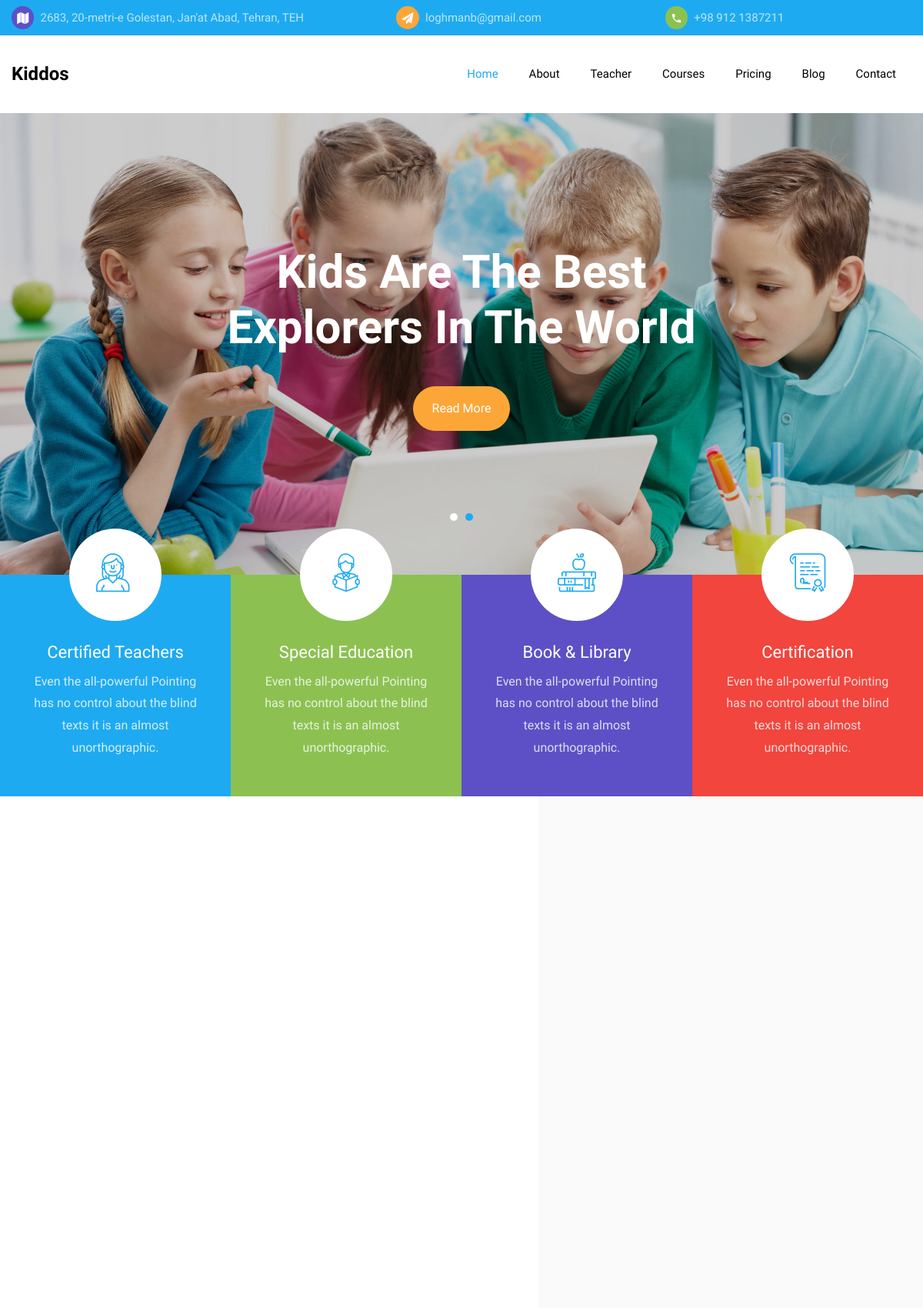
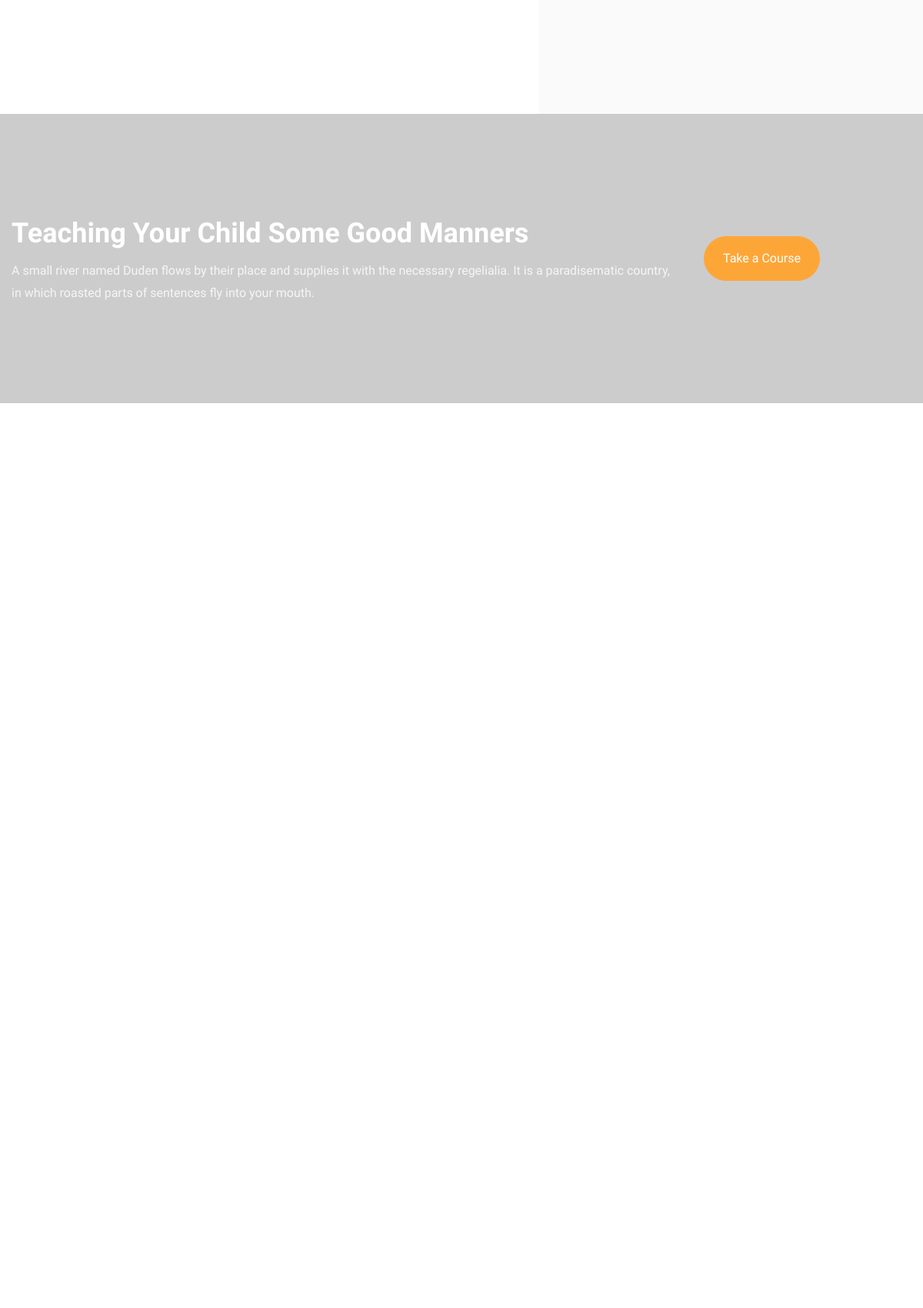
The page / (upper part) on the database its author committed (2 pictures, top to bottom).
### pages/models.py (models this page shows, shortened)
class Setting(models.Model):
    class Meta:
        db_table = 'kiddos_settings'
    name = models.CharField('Name', primary_key=True,
                            max_length=50, blank=False, null=False)
    value = models.TextField('Value', blank=True, null=True)

### pages/views.py (the view)
# urls.py: path('', views.index, name='index'),
def index(request):
    endorsements = models.Endorsement.objects.filter(is_published=True)
    recent_blog_posts = models.BlogPost.objects.filter(
        is_published=True).order_by('-create_date')[:3]
    courses = models.Course.objects.filter(active=True)[:4]
    teachers = models.Teacher.objects.filter(publish_on_index=True)
    pricing_plans = models.PricingPlan.objects.all()
    gallery = models.Gallery.objects.filter(is_published=True
                                            ).order_by('-create_date')
    return render(request, 'pages/index.html', {
        'endorsements': endorsements,
        'recent_blog_posts': recent_blog_posts,
        'courses': courses,
        'teachers': teachers,
        'pricing_plans': pricing_plans,
        'gallery': gallery,
    })

### pages/models.py (called while the page is built)
    def __str__(self):
        return self.name

### pages/views.py (called while the page is built)
def render(request, template, data=None):
    if data is None:
        data = {}
    data.update(services.get_website_settings())
    return _render(request, template, data)

### templates/pages/index.html (shortened to what this page needs)
{% extends 'base.html' %}
{% load static %}
{% load humanize %}
{% block content %}
<section class="home-slider owl-carousel">
  <div class="slider-item" style="background-image: url('{% static 'images/bg_1.jpg' %}')">
    <div class="overlay"></div>
    <div class="container">
      <div class="row no-gutters slider-text align-items-center justify-content-center" data-scrollax-parent="true">
        <div class="col-md-8 text-center ftco-animate">
          <h1 class="mb-4">
            Kids Are The Best <span>Explorers In The World</span>
          </h1>
          <p>
            <a href="#" class="btn btn-secondary px-4 py-3 mt-3">Read More</a>
          </p>
        </div>
      </div>
    </div>
  </div>
</section>
<section class="ftco-services ftco-no-pb">
  <div class="container-wrap">
    <div class="row no-gutters">
      <div class="col-md-3 d-flex services align-self-stretch pb-4 px-4 ftco-animate bg-primary">
        <div class="media block-6 d-block text-center">
          <div class="icon d-flex justify-content-center align-items-center">
            <span class="flaticon-teacher"></span>
          </div>
          <div class="media-body p-2 mt-3">
            <h3 class="heading">Certified Teachers</h3>
            <p>{{ settings_certified_teacher_text }}</p>
          </div>
        </div>
      </div>
      <div class="col-md-3 d-flex services align-self-stretch pb-4 px-4 ftco-animate bg-tertiary">
        <div class="media block-6 d-block text-center">
          <div class="icon d-flex justify-content-center align-items-center">
            <span class="flaticon-reading"></span>
          </div>
          <div class="media-body p-2 mt-3">
            <h3 class="heading">Special Education</h3>
            <p>{{ settings_special_education_text }}</p>
          </div>
        </div>
      </div>
      <div class="col-md-3 d-flex services align-self-stretch pb-4 px-4 ftco-animate bg-fifth">
        <div class="media block-6 d-block text-center">
          <div class="icon d-flex justify-content-center align-items-center">
            <span class="flaticon-books"></span>
          </div>
          <div class="media-body p-2 mt-3">
            <h3 class="heading">Book &amp; Library</h3>
            <p>{{ settings_book_library_text }}</p>
          </div>
        </div>
      </div>
      <div class="col-md-3 d-flex services align-self-stretch pb-4 px-4 ftco-animate bg-quarternary">
        <div class="media block-6 d-block text-center">
          <div class="icon d-flex justify-content-center align-items-center">
            <span class="flaticon-diploma"></span>
          </div>
          <div class="media-body p-2 mt-3">
            <h3 class="heading">Certification</h3>
            <p>{{ settings_certification_text }}</p>
          </div>
        </div>
      </div>
    </div>
  </div>
</section>
<section class="ftco-section ftco-no-pt ftc-no-pb">
  <div class="container">
    <div class="row">
      <div class="col-md-5 order-md-last wrap-about py-5 wrap-about bg-light">
      </div>
    </div>
  </div>
</section>
<section class="ftco-intro" style="background-image: url('{% static 'images/bg_3.jpg' %}')"
  data-stellar-background-ratio="0.5">
  <div class="overlay"></div>
  <div class="container">
    <div class="row">
      <div class="col-md-9">
        <h2>Teaching Your Child Some Good Manners</h2>
        <p class="mb-0">{{ settings_teaching_your_child }}</p>
      </div>
      <div class="col-md-3 d-flex align-items-center">
        <p class="mb-0">
          <a href="{% url 'courses' %}" class="btn btn-secondary px-4 py-3">Take a Course</a>
        </p>
      </div>
    </div>
  </div>
</section>
{% if teachers %}
<section class="ftco-section ftco-no-pb">
  <div class="container">
    <div class="row justify-content-center mb-5 pb-2">
    </div>
    <div class="row">
    </div>
  </div>
</section>
{% endif %} {% if courses %}
<section class="ftco-section">
  <div class="container">
    <div class="row justify-content-center mb-5 pb-2">
    </div>
    <div class="row">
    </div>
  </div>
</section>
{% endif %}
 {% endblock %}

### templates/partials/_topbar.html
<div class="py-2 bg-primary">
    <div class="container">
        <div class="row no-gutters d-flex align-items-start align-items-center px-3 px-md-0">
            <div class="col-lg-12 d-block">
                <div class="row d-flex">
                    <div class="col-md-5 pr-4 d-flex topper align-items-center">
                        <div class="icon bg-fifth mr-2 d-flex justify-content-center align-items-center"><span
                                class="icon-map"></span></div>
                        <span class="text">{{ settings_address }}</span>
                    </div>
                    <div class="col-md pr-4 d-flex topper align-items-center">
                        <div class="icon bg-secondary mr-2 d-flex justify-content-center align-items-center"><span
                                class="icon-paper-plane"></span></div>
                        <a href="mailto:{{ settings_email }}"><span class="text">{{ settings_email }}</span></a>
                    </div>
                    <div class="col-md pr-4 d-flex topper align-items-center">
                        <div class="icon bg-tertiary mr-2 d-flex justify-content-center align-items-center"><span
                                class="icon-phone2"></span></div>
                        <span class="text">{{ settings_phone_no }}</span>
                    </div>
                </div>
            </div>
        </div>
    </div>
</div>

### kiddos/static/css/icomoon.css (style rules this page uses)
[class^="icon-"], [class*=" icon-"] { font-family: 'icomoon' !important; speak: none; font-style: normal; font-weight: normal; font-variant: normal; text-transform: none; line-height: 1; -webkit-font-smoothing: antialiased; -moz-osx-font-smoothing: grayscale; }
.icon-paper-plane:before { content: "\f1d8"; }
.icon-map:before { content: "\f279"; }
.icon-phone2:before { content: "\e0cd"; }

### rows shown on the page
Setting: value "2683, 20-metri-e Golestan, Jan'at Abad, Tehran, TEH"
Setting: value "loghmanb@gmail.com"
Setting: value "+98 912 1387211"
Setting: value "Even the all-powerful Pointing has no control about the blind texts it is an almost unorthographic."
Setting: value "Even the all-powerful Pointing has no control about the blind texts it is an almost unorthographic."
Setting: value "Even the all-powerful Pointing has no control about the blind texts it is an almost unorthographic."
Setting: value "Even the all-powerful Pointing has no control about the blind texts it is an almost unorthographic."
Setting: value "A small river named Duden flows by their place and supplies it with the necessary regelialia. It is a paradisematic country, in which roasted parts of sentences fly into your mouth."
